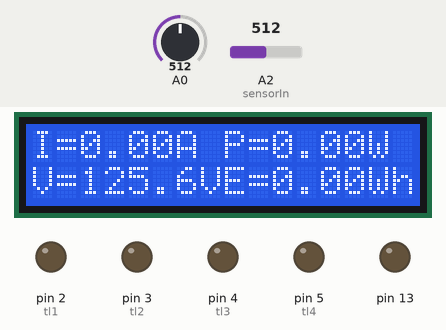
Bench run of a sketch on a simulated Arduino Uno, built with avr-gcc and run on an emulated ATmega328P. Parts: 16×2 character LCD, output pins drawn as LEDs (lit = HIGH). Inputs (shaded band) come from the test bench; at power-on: A2 (sensorIn) = 512, A0 = 512. What the sketch prints to the serial monitor is not drawn.

Above: at 1.6 s.
1.7 s: A2 (sensorIn) set to 530
At 4.2 s:
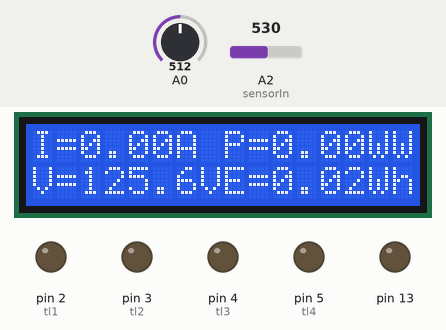
4.7 s: A0 set to 439
At 5.8 s:
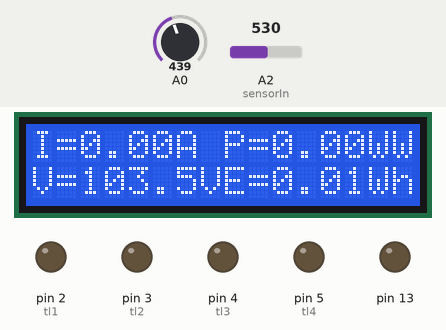
6.9 s: A0 set to 416
At 8.6 s:
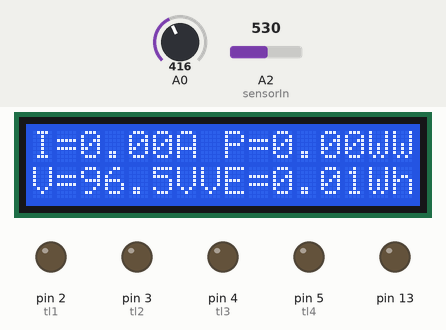
9.0 s: A2 (sensorIn) set to 160
At 10.3 s:
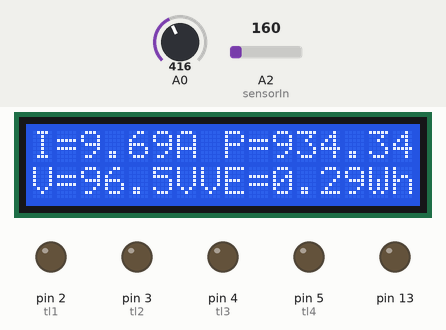
12.3 s: A2 (sensorIn) set to 136
At 14.5 s:
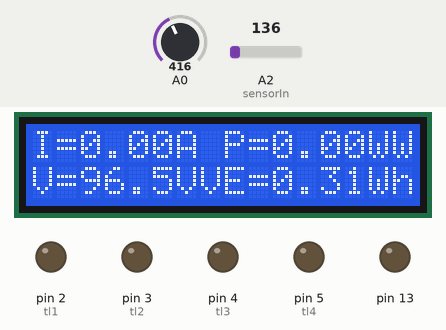
15.5 s: A0 set to 511
At 17.3 s:
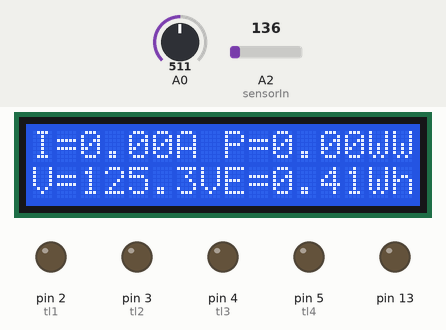
Timing chart, 0 to 18.7 s (numbered marks = the images above; inputs shaded):
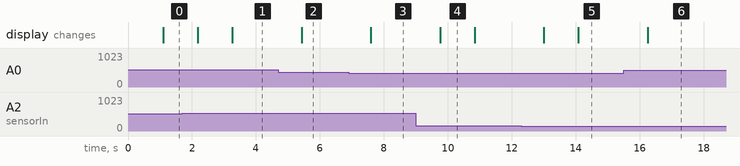

The sketch:

Prototipe.ino
```cpp
//LCD config
#include <Wire.h>
#include <LCD.h>
#include "RTClib.h"
#include <LiquidCrystal_I2C.h>
LiquidCrystal_I2C  lcd(0x3F,2,1,0,4,5,6,7);   //sometimes the adress is not 0x3f. Change to 0x27 if it dosn't work.
////////////////////////////////////////////////////////////////////////////////////////////////////////

char data = 0;
int tl1 = 2;
int tl2 = 3;
int tl3 = 4;
int tl4 = 5;

void setup(){
   Serial.begin(9600);
   lcd.begin (16,2); // for 16 x 2 LCD module
  lcd.setBacklightPin(3,POSITIVE);
  lcd.setBacklight(HIGH);
  pinMode (tl1, OUTPUT);
  pinMode (tl2, OUTPUT);
  pinMode (tl3, OUTPUT);
  pinMode (tl4, OUTPUT);
  pinMode (13, OUTPUT);
  pinMode(A0,INPUT);
   }

//Ampere Meter
const int sensorIn = 2; //Connect current sensor with A2 of Arduino
int mVperAmp = 66; // use 100 for 20A Module and 66 for 30A Module
int adcvalue= 0;
int offsetvoltage = 2500;
double Voltage = 0; //voltage measuring
double VRMS = 0;
double AmpsRMS = 0;

//Volt meter
int analogInput = 0;
float vout = 0;
float vin = 0;
int vol = 0;


// daya
float daya= 0;

//watt hours
unsigned long msec = 0;
float time = 0.0;
int sample = 0;
float totalCharge = 0.0;
float averageAmps = 0.0;
float ampSeconds = 0.0;
float ampHours = 0.0;
float wattHours = 0.0;

//Amper Meter
void amper(){

Voltage = getVPP();
 VRMS = (Voltage/2.0) *0.707;
 AmpsRMS = (VRMS * 1000)/mVperAmp;
 Serial.print(AmpsRMS);
 //Serial.println(" Amps RMS");
//Prints on the serial port
 lcd.setCursor(0,0);
 lcd.print("I=");
 lcd.print(AmpsRMS);
 lcd.print("A"); //unit for the current to be measured
}
float getVPP()
{
  float result;
  int readValue;             //value read from the sensor
  int maxValue = 0;          // store max value here
  int minValue = 1023;          // store min value here

   uint32_t start_time = millis();
   while((millis()-start_time) < 1000) //sample for 1 Sec
   {
       readValue = analogRead(sensorIn);
       // see if you have a new maxValue
       if (readValue > maxValue)
       {
           /*record the maximum sensor value*/
           maxValue = readValue;
       }
       if (readValue < minValue)
       {
           /*record the maximum sensor value*/
           minValue = readValue;
       }
   }
   // Subtract min from max
   result = ((maxValue - minValue) * 5.0)/1023.0;
   return result;
 }

void volt(){
  //Volt Meter
 vol = analogRead(A0);
   vout =(vol* .3040); //Perhitungan
   vin=(vout - 30);
lcd.setCursor(0, 1);
lcd.print("V=");
lcd.print(vin,1);
lcd.print("V");
//Serial.print("volt");
//Serial.print(vin,1);
//Serial.print("V");
}

void dayaDisp(){
   daya=(vin*AmpsRMS);
 lcd.setCursor(8,0);
 lcd.print("P=");
 lcd.print(daya);
 lcd.print("W");
};

void wattH(){
 float watts = AmpsRMS * vin;
sample = sample + 1;
msec = millis();
time = (float) msec / 1000.0;
totalCharge = totalCharge + AmpsRMS;
averageAmps = totalCharge / sample;
ampSeconds = averageAmps*time;
ampHours = ampSeconds/3600;
wattHours = vin * ampHours;
//Serial.print("E");
//Serial.print(wattHours);
//Serial.print("Wh");
//Serial.print("\n");
 lcd.setCursor(8,1);
 lcd.print("E=");
 lcd.print(wattHours);
 lcd.print("Wh");
 //Serial.print("\n");
}
void setTL(){
   if(Serial.available() > 0)      // Send data only when you receive data:
   {
      data = Serial.read();        //Read the incoming data & store into data
      Serial.print(data);          //Print Value inside data in Serial monitor
      Serial.print("\n");
    //Indikator L. 1 and 0
      if(data == '1')
         digitalWrite(13, HIGH);
      else if(data == '0')
         digitalWrite(13, LOW);
    //Tl1. 2 and 3
      else if(data == '2')
      {
        //lcd.setCursor(0,0);
        digitalWrite(tl1, HIGH);
        //Serial.print("Lampu Mati");
        //lcd.write("Lampu Mati");
      }
      else if(data == '3')
      {
        //lcd.setCursor(0,0);
        digitalWrite(tl1, LOW);
        //lcd.print("Lampu Hidup");
      }
   //Tl2. 4 and 5
      else if(data == '4')
      {
        digitalWrite(tl2, HIGH);
      }
      else if(data == '5')
      {
        digitalWrite(tl2, LOW);
      }
  }
}

void loop() {

  setTL();
  amper();
  volt();
  dayaDisp();
  wattH();

 delay(50);//delay of 0.5 sec

}
```

Measured:
- the behaviour switches between 515 and 516 on A2 (sensorIn) (found by bisection; images 0 and 1)
- the behaviour switches between 428 and 427 on A0 (found by bisection; images 2 and 3)
- the behaviour switches between 149 and 148 on A2 (sensorIn) (found by bisection; images 4 and 5)
- after the input at 1.7 s, the display: first changes after 0.48 s (image 1 shows a later state)
- after the input at 4.7 s, the display: changes after 0.73 s (image 2)
- after the input at 6.9 s, the display: changes after 0.69 s (image 3)
- after the input at 9.0 s, the display: changes after 0.76 s (image 4)
- after the input at 12.3 s, the display: first changes after 0.71 s (image 5 shows a later state)
- after the input at 15.5 s, the display: changes after 0.75 s (image 6)
